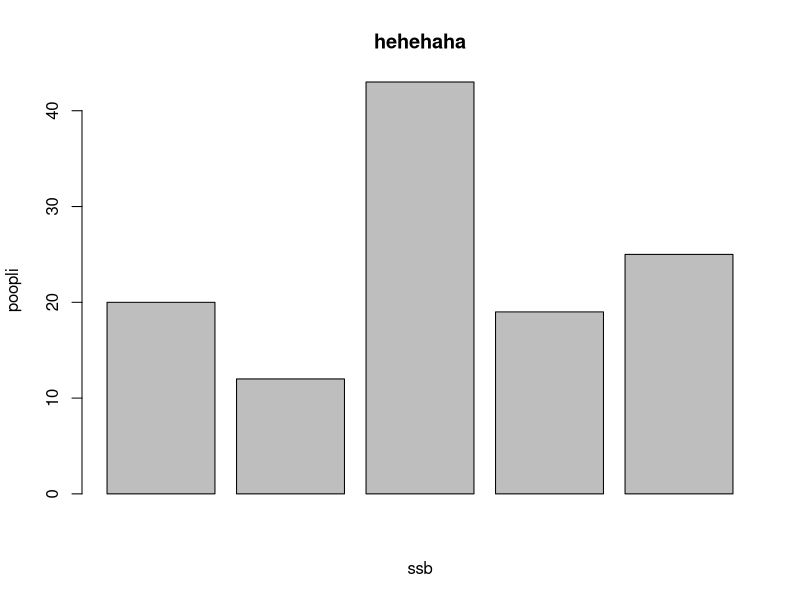
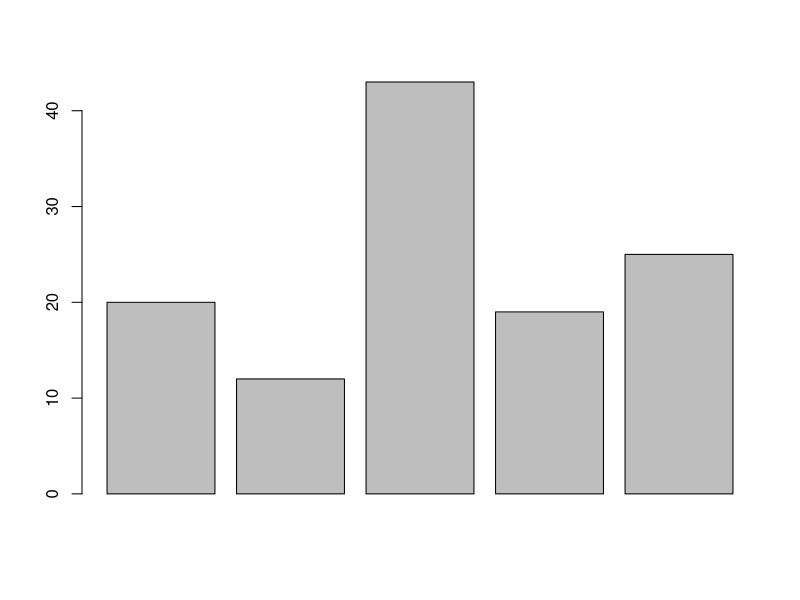
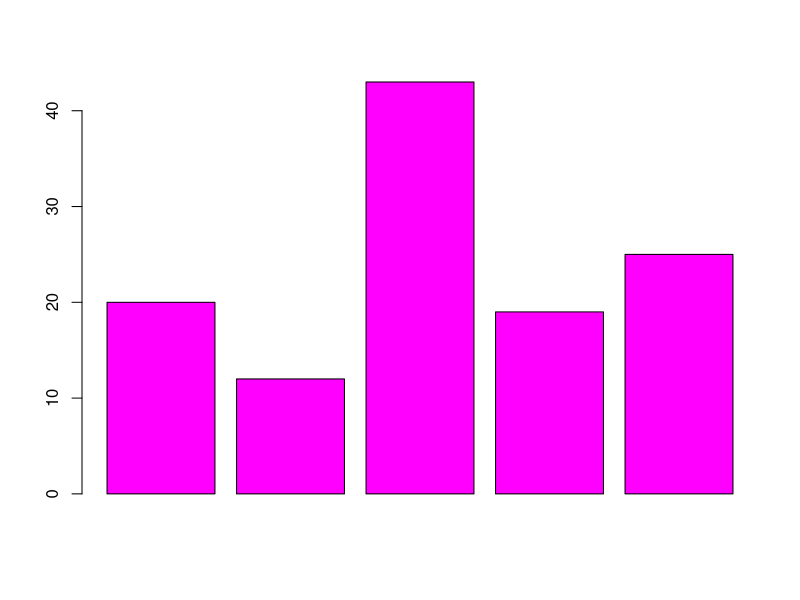
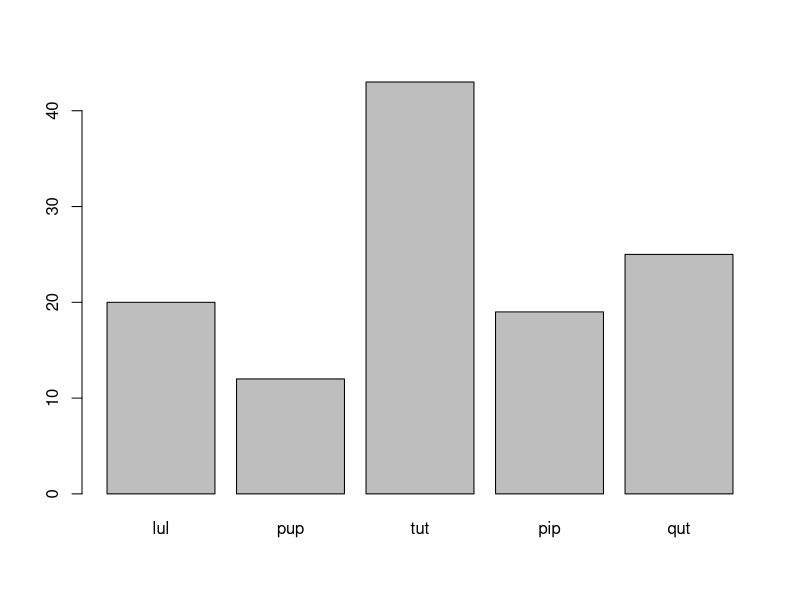
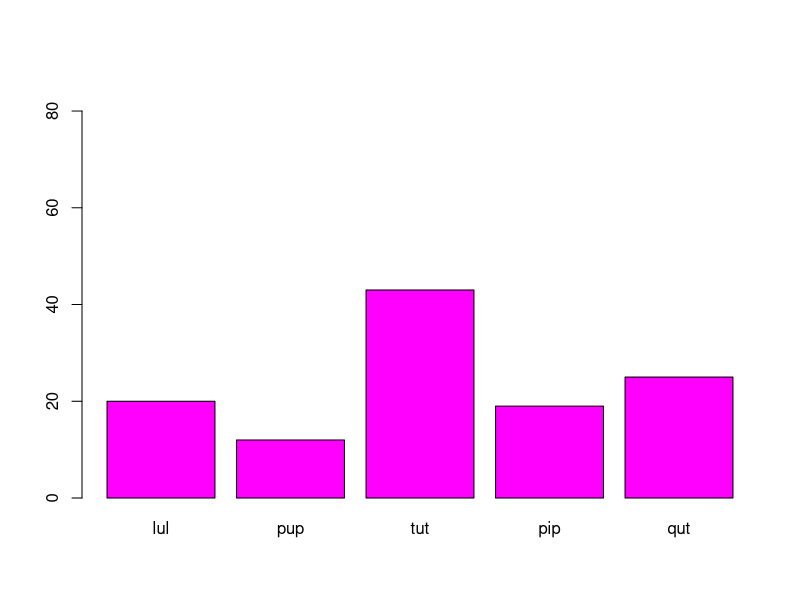
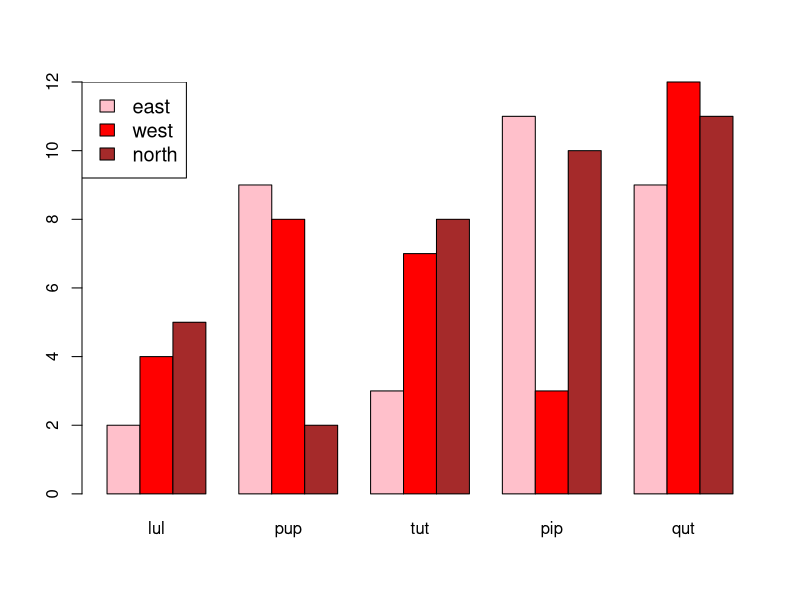
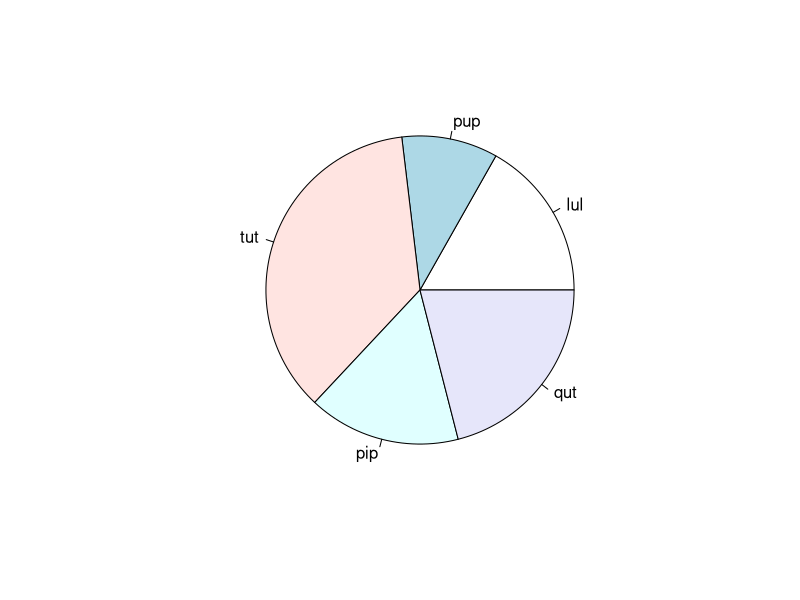
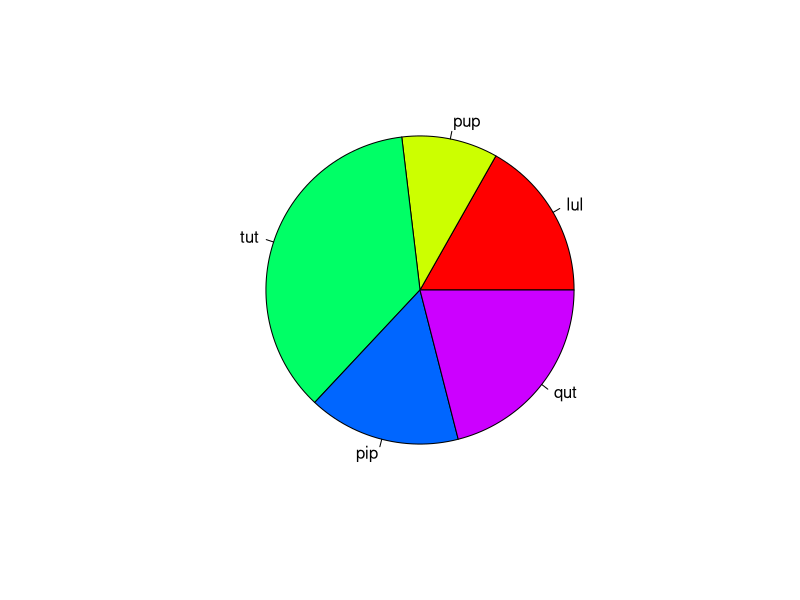

R code for these plots, in order:
a = c(20,12,43,19,25)

barplot(a,xlab = 'ssb',ylab = 'poopli',main = 'hehehaha')

barplot(a)

barplot(a,col = 'magenta')

b= c('lul','pup','tut','pip','qut')

barplot(a,names.arg=b)

x = barplot(a,names.arg = b,col='magenta',ylim = c(0,max(a)*2))


colors = c('pink','red','brown')
regions = c('east','west','north')

val = matrix(c(2,9,3,11,9,4,8,7,3,12,5,2,8,10,11),nrow = 3,ncol = 5,byrow = TRUE)
val

barplot(val,names.arg = b,col = colors,beside = TRUE)
legend('topleft',regions,cex = 1.2,fill = colors)

pie(a,b)

pie(a,b,col = rainbow(length(a)))

perc = round(100*a/sum(a),1)

pie(a,labels = perc,col = rainbow(length(a)))
legend("topleft",b,cex=0.8,fill = rainbow(length(a)))

png(file='boxplot.png')

df = mtcars
df
df = mtcars[,c('mpg','cyl')]
df

boxplot(df$mpg,df$cyl)
dev.off()
png(file='Z:\\ssb.png')

boxplot(mpg~cyl,data = mtcars,col='green',border='black')
